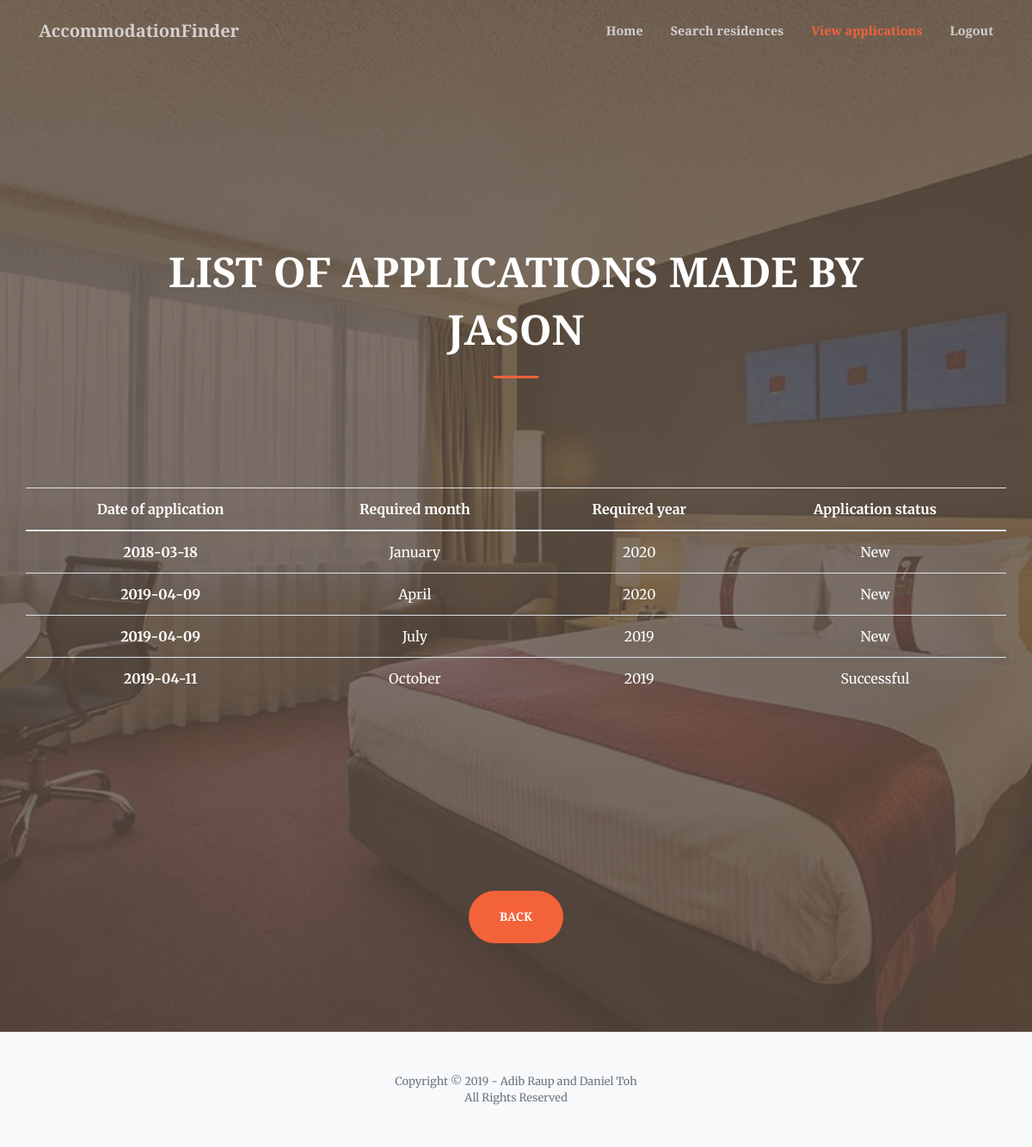
/applicantViewApplications.php (signed in), run on the app's committed database.
### tables this page shows
CREATE TABLE `application` (
  `applyID` varchar(100) NOT NULL,
  `applyDate` date NOT NULL,
  `reqMonth` varchar(100) NOT NULL,
  `reqYear` varchar(100) NOT NULL,
  `status` varchar(100) NOT NULL,
  `applyUName` varchar(100) NOT NULL,
  `resID` varchar(100) NOT NULL
);

### applicantViewApplications.php (the view, shortened to what this page needs)
<!DOCTYPE html>
<html lang="en">
<head>
  <link href="vendor/fontawesome-free/css/all.min.css" rel="stylesheet" type="text/css">
  <link href="vendor/magnific-popup/magnific-popup.css" rel="stylesheet">
  <link href="css/creative3.5.min.css" rel="stylesheet">
</head>
<body id="page-top">
  <nav class="navbar navbar-expand-lg navbar-light fixed-top py-3" id="mainNav">
    <div class="container">
      <a class="navbar-brand js-scroll-trigger" href="index.html">AccommodationFinder</a>
      <div class="collapse navbar-collapse" id="navbarResponsive">
        <ul class="navbar-nav ml-auto my-2 my-lg-0">
          <li class="nav-item">
            <a class="nav-link js-scroll-trigger" href="applicantHome.php">Home</a>
          </li>
          <li class="nav-item">
            <a class="nav-link js-scroll-trigger" href="searchAccommodation.php">Search residences</a>
          </li>
          <li class="nav-item">
            <a class="nav-link js-scroll-trigger" href="#page-top">View applications</a>
          </li>
          <li class="nav-item">
            <a class="nav-link js-scroll-trigger" href="index.html">Logout</a>
          </li>
        </ul>
      </div>
    </div>
  </nav>
  <header class="masthead">
    <div class="container h-100">
      <div class="row h-100 align-items-center justify-content-center text-center">
        <div class="col-lg-10 align-self-end">
          <h1 class="text-uppercase text-white font-weight-bold"><font size="7">List of applications
            made by <?php echo $_SESSION["Username"]; ?></font></h1>
          <hr class="divider my-4">
        </div>
          <table class="table table-hover">
            <thead>
              <tr>
                <th><font color="white">Date of application</font></th>
                <th><font color="white">Required month</font></th>
                <th><font color="white">Required year</font></th>
                <th><font color="white">Application status</font></th>
              </tr>
            </thead>
            <tbody>
              <?php
              $servername = "localhost";
              $username = "root";
              $password = "";
              $conn = new mysqli($servername, $username, $password);
              $conn->select_db("accommodationfinder");
              $uName = $_SESSION["Username"];
              $lq = "SELECT * FROM application WHERE applyUName = '$uName'";
              $res = $conn->query($lq);
              foreach($res as $opt){
              ?>
                <tr>
                  <th scope="row" class="date"><font color="white"><?php echo $opt['applyDate']?></font></th>
                  <td class="month"><font color="white"><?php echo $opt['reqMonth']?></font></td>
                  <td class="year"><font color="white"><?php echo $opt['reqYear']?></font></td>
                  <td class="status"><font color="white"><?php echo $opt['status']?></font></td>
                </tr>
              <?php }?>
            </tbody>
          </table>
          <br><br>
        <a class="btn btn-primary btn-xl js-scroll-trigger" href="applicantHome.php">Back</a>
      </div>
    </div>
  </header>
  <footer class="bg-light py-5">
    <div class="container">
      <div class="small text-center text-muted">Copyright &copy; 2019 - Adib Raup and Daniel Toh</div>
      <div class="small text-center text-muted">All Rights Reserved</div>
    </div>
  </footer>
</body>
</html>

### data on the page
application: applyDate "2018-03-18", reqMonth "January", reqYear "2020", status "New"
application: applyDate "2019-04-09", reqMonth "April", reqYear "2020", status "New"
application: applyDate "2019-04-09", reqMonth "July", reqYear "2019", status "New"
application: applyDate "2019-04-11", reqMonth "October", reqYear "2019", status "Successful"

### other printed values
$_SESSION["Username"] "JASON"
